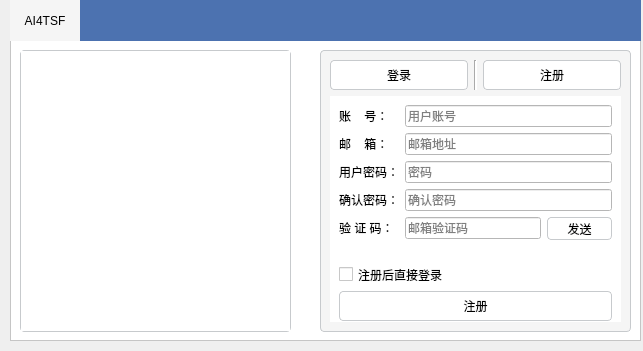
<?xml version="1.0" encoding="UTF-8"?>
<ui version="4.0">
 <class>LoginWindow</class>
 <widget class="QWidget" name="LoginWindow">
  <property name="geometry">
   <rect>
    <x>0</x>
    <y>0</y>
    <width>643</width>
    <height>351</height>
   </rect>
  </property>
  <property name="windowTitle">
   <string>Form</string>
  </property>
  <widget class="QFrame" name="frame">
   <property name="geometry">
    <rect>
     <x>10</x>
     <y>0</y>
     <width>631</width>
     <height>341</height>
    </rect>
   </property>
   <property name="styleSheet">
    <string notr="true">background-color: rgb(255, 255, 255);</string>
   </property>
   <property name="frameShape">
    <enum>QFrame::StyledPanel</enum>
   </property>
   <property name="frameShadow">
    <enum>QFrame::Raised</enum>
   </property>
   <widget class="QFrame" name="frameBg">
    <property name="geometry">
     <rect>
      <x>10</x>
      <y>50</y>
      <width>271</width>
      <height>282</height>
     </rect>
    </property>
    <property name="maximumSize">
     <size>
      <width>100000</width>
      <height>16777215</height>
     </size>
    </property>
    <property name="styleSheet">
     <string notr="true">#frameBg {
	
	color: rgb(100, 100, 100);
	background-color: rgb(245, 245, 245);

	border: 1px solid #c7cacd;
        border-radius: 4px;
}</string>
    </property>
    <property name="frameShape">
     <enum>QFrame::StyledPanel</enum>
    </property>
    <property name="frameShadow">
     <enum>QFrame::Raised</enum>
    </property>
    <layout class="QGridLayout" name="gridLayout_2">
     <property name="leftMargin">
      <number>0</number>
     </property>
     <property name="topMargin">
      <number>0</number>
     </property>
     <property name="rightMargin">
      <number>0</number>
     </property>
     <property name="bottomMargin">
      <number>0</number>
     </property>
     <property name="horizontalSpacing">
      <number>0</number>
     </property>
     <item row="0" column="1">
      <widget class="QLabel" name="label_3">
       <property name="text">
        <string/>
       </property>
       <property name="pixmap">
        <pixmap resource="../one.qrc">:/3/res/界面.png</pixmap>
       </property>
       <property name="scaledContents">
        <bool>true</bool>
       </property>
       <property name="alignment">
        <set>Qt::AlignCenter</set>
       </property>
      </widget>
     </item>
    </layout>
   </widget>
   <widget class="QFrame" name="frameLoginRegister">
    <property name="geometry">
     <rect>
      <x>310</x>
      <y>50</y>
      <width>311</width>
      <height>282</height>
     </rect>
    </property>
    <property name="styleSheet">
     <string notr="true">#frameLoginRegister {
	
	color: rgb(100, 100, 100);
	background-color: rgb(245, 245, 245);

	border: 1px solid #c7cacd;
        border-radius: 4px;
}</string>
    </property>
    <property name="frameShape">
     <enum>QFrame::StyledPanel</enum>
    </property>
    <property name="frameShadow">
     <enum>QFrame::Raised</enum>
    </property>
    <layout class="QGridLayout" name="gridLayout_3">
     <item row="0" column="2">
      <widget class="QPushButton" name="pushButtonRegisterPage">
       <property name="minimumSize">
        <size>
         <width>0</width>
         <height>30</height>
        </size>
       </property>
       <property name="styleSheet">
        <string notr="true">QPushButton {
        border: 1px solid #c7cacd;
        border-radius: 4px;
    }
    QPushButton:pressed {
        border: 1px solid #c7cacd;
    }</string>
       </property>
       <property name="text">
        <string>注册</string>
       </property>
       <property name="icon">
        <iconset resource="../one.qrc">
         <normaloff>:/3/res/编辑.png</normaloff>:/3/res/编辑.png</iconset>
       </property>
       <property name="iconSize">
        <size>
         <width>20</width>
         <height>20</height>
        </size>
       </property>
      </widget>
     </item>
     <item row="0" column="1">
      <widget class="Line" name="line">
       <property name="orientation">
        <enum>Qt::Vertical</enum>
       </property>
      </widget>
     </item>
     <item row="0" column="0">
      <widget class="QPushButton" name="pushButtonLoginPage">
       <property name="minimumSize">
        <size>
         <width>0</width>
         <height>30</height>
        </size>
       </property>
       <property name="styleSheet">
        <string notr="true">QPushButton {
        border: 1px solid #c7cacd;
        border-radius: 4px;
    }
    QPushButton:pressed {
        border: 1px solid #c7cacd;
    }</string>
       </property>
       <property name="text">
        <string>登录</string>
       </property>
       <property name="icon">
        <iconset resource="../one.qrc">
         <normaloff>:/3/res/填选购人.png</normaloff>:/3/res/填选购人.png</iconset>
       </property>
       <property name="iconSize">
        <size>
         <width>20</width>
         <height>20</height>
        </size>
       </property>
      </widget>
     </item>
     <item row="1" column="0" colspan="3">
      <widget class="QStackedWidget" name="stackedWidget">
       <property name="currentIndex">
        <number>1</number>
       </property>
       <widget class="QWidget" name="page">
        <layout class="QGridLayout" name="gridLayout_4">
         <item row="2" column="1">
          <spacer name="horizontalSpacer">
           <property name="orientation">
            <enum>Qt::Horizontal</enum>
           </property>
           <property name="sizeHint" stdset="0">
            <size>
             <width>58</width>
             <height>20</height>
            </size>
           </property>
          </spacer>
         </item>
         <item row="1" column="0">
          <widget class="QLabel" name="label_2">
           <property name="text">
            <string>用户密码：</string>
           </property>
          </widget>
         </item>
         <item row="2" column="2">
          <widget class="QPushButton" name="pushButtonForget">
           <property name="minimumSize">
            <size>
             <width>70</width>
             <height>23</height>
            </size>
           </property>
           <property name="styleSheet">
            <string notr="true">QPushButton {
        border: 1px solid #c7cacd;
        border-radius: 4px;
    }
    QPushButton:pressed {
        border: 1px solid #c7cacd;
    }</string>
           </property>
           <property name="text">
            <string>忘记密码</string>
           </property>
           <property name="icon">
            <iconset resource="../one.qrc">
             <normaloff>:/3/res/提示.png</normaloff>:/3/res/提示.png</iconset>
           </property>
          </widget>
         </item>
         <item row="3" column="0" colspan="3">
          <widget class="QPushButton" name="pushButtonLogin">
           <property name="minimumSize">
            <size>
             <width>0</width>
             <height>30</height>
            </size>
           </property>
           <property name="styleSheet">
            <string notr="true">QPushButton {
        border: 1px solid #c7cacd;
        border-radius: 4px;
    }
    QPushButton:pressed {
        border: 1px solid #c7cacd;
    }</string>
           </property>
           <property name="text">
            <string>登录</string>
           </property>
           <property name="icon">
            <iconset resource="../one.qrc">
             <normaloff>:/3/res/填选购人.png</normaloff>:/3/res/填选购人.png</iconset>
           </property>
           <property name="iconSize">
            <size>
             <width>20</width>
             <height>20</height>
            </size>
           </property>
          </widget>
         </item>
         <item row="0" column="1" colspan="2">
          <widget class="QLineEdit" name="lineEditUsername">
           <property name="placeholderText">
            <string>邮箱地址/账号</string>
           </property>
          </widget>
         </item>
         <item row="1" column="1" colspan="2">
          <widget class="QLineEdit" name="lineEditPassword">
           <property name="echoMode">
            <enum>QLineEdit::Password</enum>
           </property>
           <property name="placeholderText">
            <string>密码</string>
           </property>
          </widget>
         </item>
         <item row="0" column="0">
          <widget class="QLabel" name="label">
           <property name="text">
            <string>账    号：</string>
           </property>
          </widget>
         </item>
         <item row="2" column="0">
          <widget class="QCheckBox" name="checkBox">
           <property name="text">
            <string>记住</string>
           </property>
          </widget>
         </item>
        </layout>
       </widget>
       <widget class="QWidget" name="page_2">
        <layout class="QGridLayout" name="gridLayout_5">
         <item row="0" column="0">
          <widget class="QLabel" name="label_4">
           <property name="text">
            <string>账    号：</string>
           </property>
          </widget>
         </item>
         <item row="0" column="1" colspan="2">
          <widget class="QLineEdit" name="lineEditRegisterName">
           <property name="placeholderText">
            <string>用户账号</string>
           </property>
          </widget>
         </item>
         <item row="1" column="0">
          <widget class="QLabel" name="label_5">
           <property name="text">
            <string>邮    箱：</string>
           </property>
          </widget>
         </item>
         <item row="1" column="1" colspan="2">
          <widget class="QLineEdit" name="lineEditEmail">
           <property name="placeholderText">
            <string>邮箱地址</string>
           </property>
          </widget>
         </item>
         <item row="2" column="0">
          <widget class="QLabel" name="label_6">
           <property name="text">
            <string>用户密码：</string>
           </property>
          </widget>
         </item>
         <item row="2" column="1" colspan="2">
          <widget class="QLineEdit" name="lineEditRegisterPassword1">
           <property name="echoMode">
            <enum>QLineEdit::Password</enum>
           </property>
           <property name="placeholderText">
            <string>密码</string>
           </property>
          </widget>
         </item>
         <item row="3" column="0">
          <widget class="QLabel" name="label_7">
           <property name="text">
            <string>确认密码：</string>
           </property>
          </widget>
         </item>
         <item row="3" column="1" colspan="2">
          <widget class="QLineEdit" name="lineEditRegisterPassword2">
           <property name="echoMode">
            <enum>QLineEdit::Password</enum>
           </property>
           <property name="placeholderText">
            <string>确认密码</string>
           </property>
          </widget>
         </item>
         <item row="4" column="0">
          <widget class="QLabel" name="label_8">
           <property name="text">
            <string>验 证 码：</string>
           </property>
          </widget>
         </item>
         <item row="4" column="1">
          <widget class="QLineEdit" name="lineEditVerify">
           <property name="placeholderText">
            <string>邮箱验证码</string>
           </property>
          </widget>
         </item>
         <item row="4" column="2">
          <widget class="QPushButton" name="pushButtonSend">
           <property name="minimumSize">
            <size>
             <width>65</width>
             <height>23</height>
            </size>
           </property>
           <property name="styleSheet">
            <string notr="true">QPushButton {
        border: 1px solid #c7cacd;
        border-radius: 4px;
    }
    QPushButton:pressed {
        border: 1px solid #c7cacd;
    }</string>
           </property>
           <property name="text">
            <string>发送</string>
           </property>
           <property name="icon">
            <iconset resource="../one.qrc">
             <normaloff>:/3/res/confirm.png</normaloff>:/3/res/confirm.png</iconset>
           </property>
          </widget>
         </item>
         <item row="5" column="0" colspan="3">
          <widget class="QLabel" name="label_9">
           <property name="maximumSize">
            <size>
             <width>16777215</width>
             <height>13</height>
            </size>
           </property>
           <property name="text">
            <string/>
           </property>
          </widget>
         </item>
         <item row="6" column="0" colspan="3">
          <widget class="QCheckBox" name="checkBox_2">
           <property name="text">
            <string>注册后直接登录</string>
           </property>
          </widget>
         </item>
         <item row="7" column="0" colspan="3">
          <widget class="QPushButton" name="pushButtonRegister">
           <property name="minimumSize">
            <size>
             <width>0</width>
             <height>30</height>
            </size>
           </property>
           <property name="styleSheet">
            <string notr="true">QPushButton {
        border: 1px solid #c7cacd;
        border-radius: 4px;
    }
    QPushButton:pressed {
        border: 1px solid #c7cacd;
    }</string>
           </property>
           <property name="text">
            <string>注册</string>
           </property>
           <property name="icon">
            <iconset resource="../one.qrc">
             <normaloff>:/3/res/编辑.png</normaloff>:/3/res/编辑.png</iconset>
           </property>
           <property name="iconSize">
            <size>
             <width>20</width>
             <height>20</height>
            </size>
           </property>
          </widget>
         </item>
        </layout>
       </widget>
       <widget class="QWidget" name="page_3">
        <layout class="QGridLayout" name="gridLayout_6">
         <item row="0" column="0">
          <widget class="QLabel" name="label_10">
           <property name="text">
            <string>账    号：</string>
           </property>
          </widget>
         </item>
         <item row="0" column="1" colspan="2">
          <widget class="QLineEdit" name="lineEditEmail2">
           <property name="placeholderText">
            <string>用户账号</string>
           </property>
          </widget>
         </item>
         <item row="1" column="0">
          <widget class="QLabel" name="label_11">
           <property name="text">
            <string>新 密 码：</string>
           </property>
          </widget>
         </item>
         <item row="1" column="1" colspan="2">
          <widget class="QLineEdit" name="lineEditNewPassword">
           <property name="echoMode">
            <enum>QLineEdit::Password</enum>
           </property>
           <property name="placeholderText">
            <string>密码</string>
           </property>
          </widget>
         </item>
         <item row="2" column="0">
          <widget class="QLabel" name="label_12">
           <property name="text">
            <string>确认密码：</string>
           </property>
          </widget>
         </item>
         <item row="2" column="1" colspan="2">
          <widget class="QLineEdit" name="lineEditNewPassword2">
           <property name="echoMode">
            <enum>QLineEdit::Password</enum>
           </property>
           <property name="placeholderText">
            <string>确认密码</string>
           </property>
          </widget>
         </item>
         <item row="3" column="0">
          <widget class="QLabel" name="label_13">
           <property name="text">
            <string>验 证 码：</string>
           </property>
          </widget>
         </item>
         <item row="3" column="1">
          <widget class="QLineEdit" name="lineEdit_9">
           <property name="placeholderText">
            <string>邮箱验证码</string>
           </property>
          </widget>
         </item>
         <item row="3" column="2">
          <widget class="QPushButton" name="pushButtonVerify2">
           <property name="minimumSize">
            <size>
             <width>65</width>
             <height>23</height>
            </size>
           </property>
           <property name="styleSheet">
            <string notr="true">QPushButton {
        border: 1px solid #c7cacd;
        border-radius: 4px;
    }
    QPushButton:pressed {
        border: 1px solid #c7cacd;
    }</string>
           </property>
           <property name="text">
            <string>发送</string>
           </property>
           <property name="icon">
            <iconset resource="../one.qrc">
             <normaloff>:/3/res/confirm.png</normaloff>:/3/res/confirm.png</iconset>
           </property>
          </widget>
         </item>
         <item row="4" column="0" colspan="3">
          <widget class="QLabel" name="label_14">
           <property name="maximumSize">
            <size>
             <width>16777215</width>
             <height>13</height>
            </size>
           </property>
           <property name="text">
            <string/>
           </property>
          </widget>
         </item>
         <item row="5" column="0" colspan="3">
          <widget class="QCheckBox" name="checkBox_3">
           <property name="text">
            <string>找回密码后直接登录</string>
           </property>
          </widget>
         </item>
         <item row="6" column="0" colspan="3">
          <widget class="QPushButton" name="pushButtonForgetOk">
           <property name="minimumSize">
            <size>
             <width>0</width>
             <height>30</height>
            </size>
           </property>
           <property name="styleSheet">
            <string notr="true">QPushButton {
        border: 1px solid #c7cacd;
        border-radius: 4px;
    }
    QPushButton:pressed {
        border: 1px solid #c7cacd;
    }</string>
           </property>
           <property name="text">
            <string>确认</string>
           </property>
           <property name="icon">
            <iconset resource="../one.qrc">
             <normaloff>:/3/res/confirm.png</normaloff>:/3/res/confirm.png</iconset>
           </property>
           <property name="iconSize">
            <size>
             <width>20</width>
             <height>20</height>
            </size>
           </property>
          </widget>
         </item>
        </layout>
       </widget>
      </widget>
     </item>
    </layout>
   </widget>
   <widget class="QFrame" name="frame_2">
    <property name="geometry">
     <rect>
      <x>0</x>
      <y>0</y>
      <width>631</width>
      <height>41</height>
     </rect>
    </property>
    <property name="styleSheet">
     <string notr="true">#frame_2{
background-color:rgb(76, 114, 176)
}
QPushButton{
border:none;
	background-color:rgba(0,0,0,0);
}</string>
    </property>
    <property name="frameShape">
     <enum>QFrame::NoFrame</enum>
    </property>
    <property name="frameShadow">
     <enum>QFrame::Raised</enum>
    </property>
    <layout class="QHBoxLayout" name="horizontalLayout">
     <property name="spacing">
      <number>0</number>
     </property>
     <property name="leftMargin">
      <number>0</number>
     </property>
     <property name="topMargin">
      <number>0</number>
     </property>
     <property name="rightMargin">
      <number>0</number>
     </property>
     <property name="bottomMargin">
      <number>0</number>
     </property>
     <item>
      <widget class="QPushButton" name="pushButton_3">
       <property name="minimumSize">
        <size>
         <width>70</width>
         <height>41</height>
        </size>
       </property>
       <property name="styleSheet">
        <string notr="true">background-color: rgb(245, 245, 245);
font: 9pt &quot;黑体&quot;;</string>
       </property>
       <property name="text">
        <string>AI4TSF</string>
       </property>
       <property name="icon">
        <iconset resource="../one.qrc">
         <normaloff>:/3/res/数据质控.png</normaloff>:/3/res/数据质控.png</iconset>
       </property>
       <property name="iconSize">
        <size>
         <width>20</width>
         <height>20</height>
        </size>
       </property>
      </widget>
     </item>
     <item>
      <spacer name="horizontalSpacer_2">
       <property name="orientation">
        <enum>Qt::Horizontal</enum>
       </property>
       <property name="sizeHint" stdset="0">
        <size>
         <width>438</width>
         <height>20</height>
        </size>
       </property>
      </spacer>
     </item>
     <item>
      <widget class="QPushButton" name="pushButton">
       <property name="enabled">
        <bool>true</bool>
       </property>
       <property name="minimumSize">
        <size>
         <width>30</width>
         <height>30</height>
        </size>
       </property>
       <property name="styleSheet">
        <string notr="true">border-image: url(:/3/res/minus.png)</string>
       </property>
       <property name="text">
        <string/>
       </property>
      </widget>
     </item>
     <item>
      <widget class="QPushButton" name="pushButton_2">
       <property name="minimumSize">
        <size>
         <width>30</width>
         <height>30</height>
        </size>
       </property>
       <property name="styleSheet">
        <string notr="true">border-image: url(:/3/res/closev.png)</string>
       </property>
       <property name="text">
        <string/>
       </property>
      </widget>
     </item>
    </layout>
   </widget>
  </widget>
 </widget>
 <resources>
  <include location="../one.qrc"/>
 </resources>
 <connections/>
</ui>
